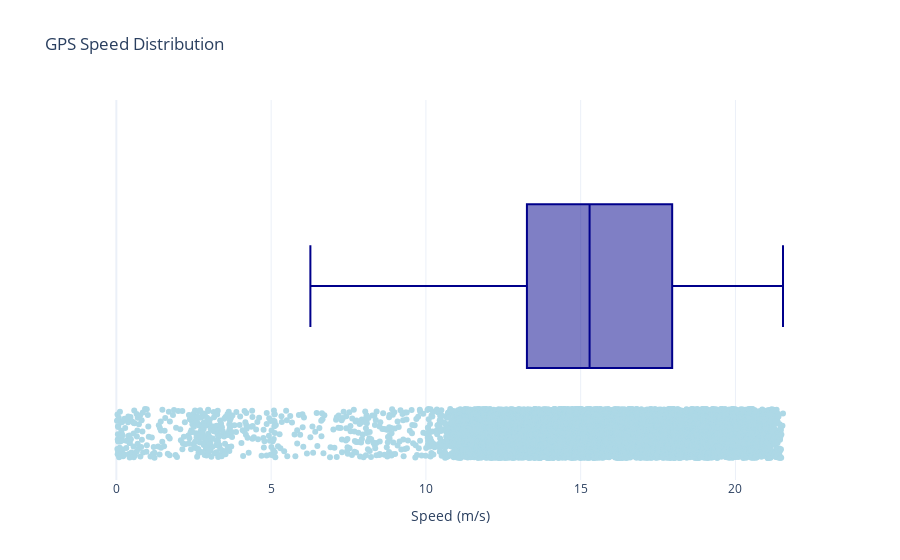

Source (notebook cell):
### Code cell
import re
import plotly.express as px
import plotly.graph_objects as go
import plotly

# Function to extract GPS Speed information from the file
def extract_gps_speeds(filename):
    with open(filename, 'r') as file:
        content = file.read()

    # Regular expression to find GPS Speed
    speed_pattern = r"GPS Speed\s+:\s+([\d.]+)"
    speeds = [float(match) for match in re.findall(speed_pattern, content)]
    return speeds

# Plot a boxplot of the speed distribution using Plotly
def plot_speed_distribution(speeds):
    fig = go.Figure()

    # Add box plot to the figure
    fig.add_trace(go.Box(
        x=speeds,
        name="GPS Speeds",
        boxpoints="all",  # Show all points
        jitter=0.3,  # Spread out the points
        pointpos=-1.8,  # Position the points
        marker=dict(color="lightblue"),
        line=dict(color="darkblue")
    ))

    # Update layout
    fig.update_layout(
        title="GPS Speed Distribution",
        xaxis_title="Speed (m/s)",
        yaxis_title="",
        xaxis=dict(showgrid=True),
        yaxis=dict(showticklabels=False),
        template="plotly_white"
    )

    fig.show()

# Main execution
if __name__ == "__main__":
    # Display the Plotly version
    print(f"Plotly version: {plotly.__version__}")

    filename = "output-GX030390.txt"
    gps_speeds = extract_gps_speeds(filename)
    print(f"Extracted {len(gps_speeds)} GPS speeds.")
    plot_speed_distribution(gps_speeds)

### Figure 1 — Plotly figure (JSON) as saved in the notebook; plotly's stock layout.template omitted (floating-point values rounded to 4 significant figures; data arrays with more than 128 entries replaced by an {"elided": "..."} marker saying what was removed)
{"data": [{"boxpoints": "all", "jitter": 0.3, "line": {"color": "darkblue"}, "marker": {"color": "lightblue"}, "name": "GPS Speeds", "pointpos": -1.8, "type": "box", "x": {"elided": "9675 float values"}}], "layout": {"title": {"text": "GPS Speed Distribution"}, "xaxis": {"showgrid": true, "title": {"text": "Speed (m/s)"}}, "yaxis": {"showticklabels": false, "title": {"text": ""}}}}
